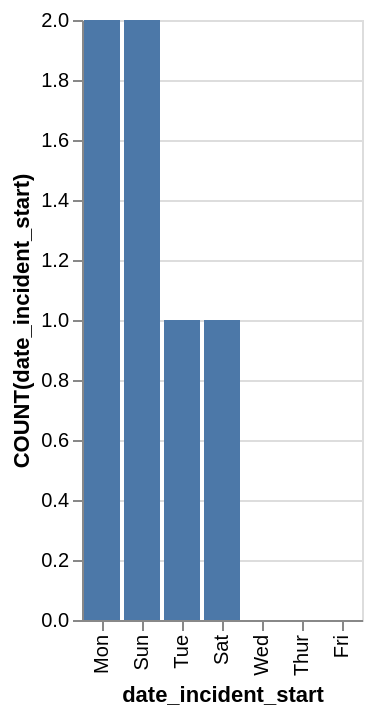

Vega-Lite specification for this chart:
### Vega-Lite specification from a JSON file in a GitHub repository (floating-point values rounded to 4 significant figures)
{"data": {"values": [{"x_data": "Mon", "y_data": 2}, {"x_data": "Tue", "y_data": 1}, {"x_data": "Wed", "y_data": 0}, {"x_data": "Thur", "y_data": 0}, {"x_data": "Fri", "y_data": 0}, {"x_data": "Sat", "y_data": 1}, {"x_data": "Sun", "y_data": 2}]}, "mark": "bar", "encoding": {"x": {"field": "x_data", "type": "nominal", "title": "date_incident_start", "sort": {"op": "sum", "field": "y_data", "order": "descending"}}, "y": {"field": "y_data", "type": "quantitative", "title": "COUNT(date_incident_start)"}}}
